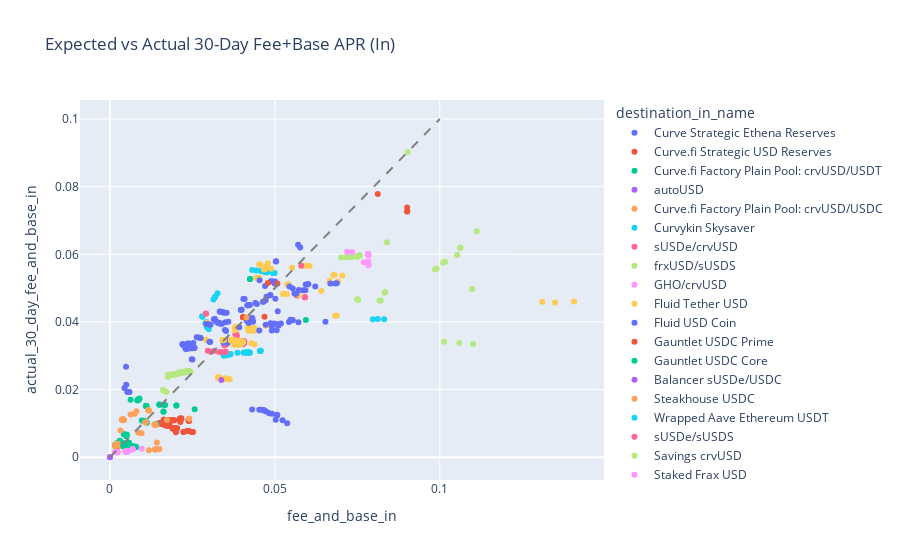

Notebook code for this chart:
### Code cell
px.scatter(
    all_results_df,
    x="fee_and_base_in",
    y="actual_30_day_fee_and_base_in",
    color="destination_in_name",
    title="Expected vs Actual 30-Day Fee+Base APR (In)",
).add_trace(px.line(x=[0, 0.1], y=[0, 0.1]).data[0].update(line=dict(dash="dash", color="gray"), showlegend=False))
